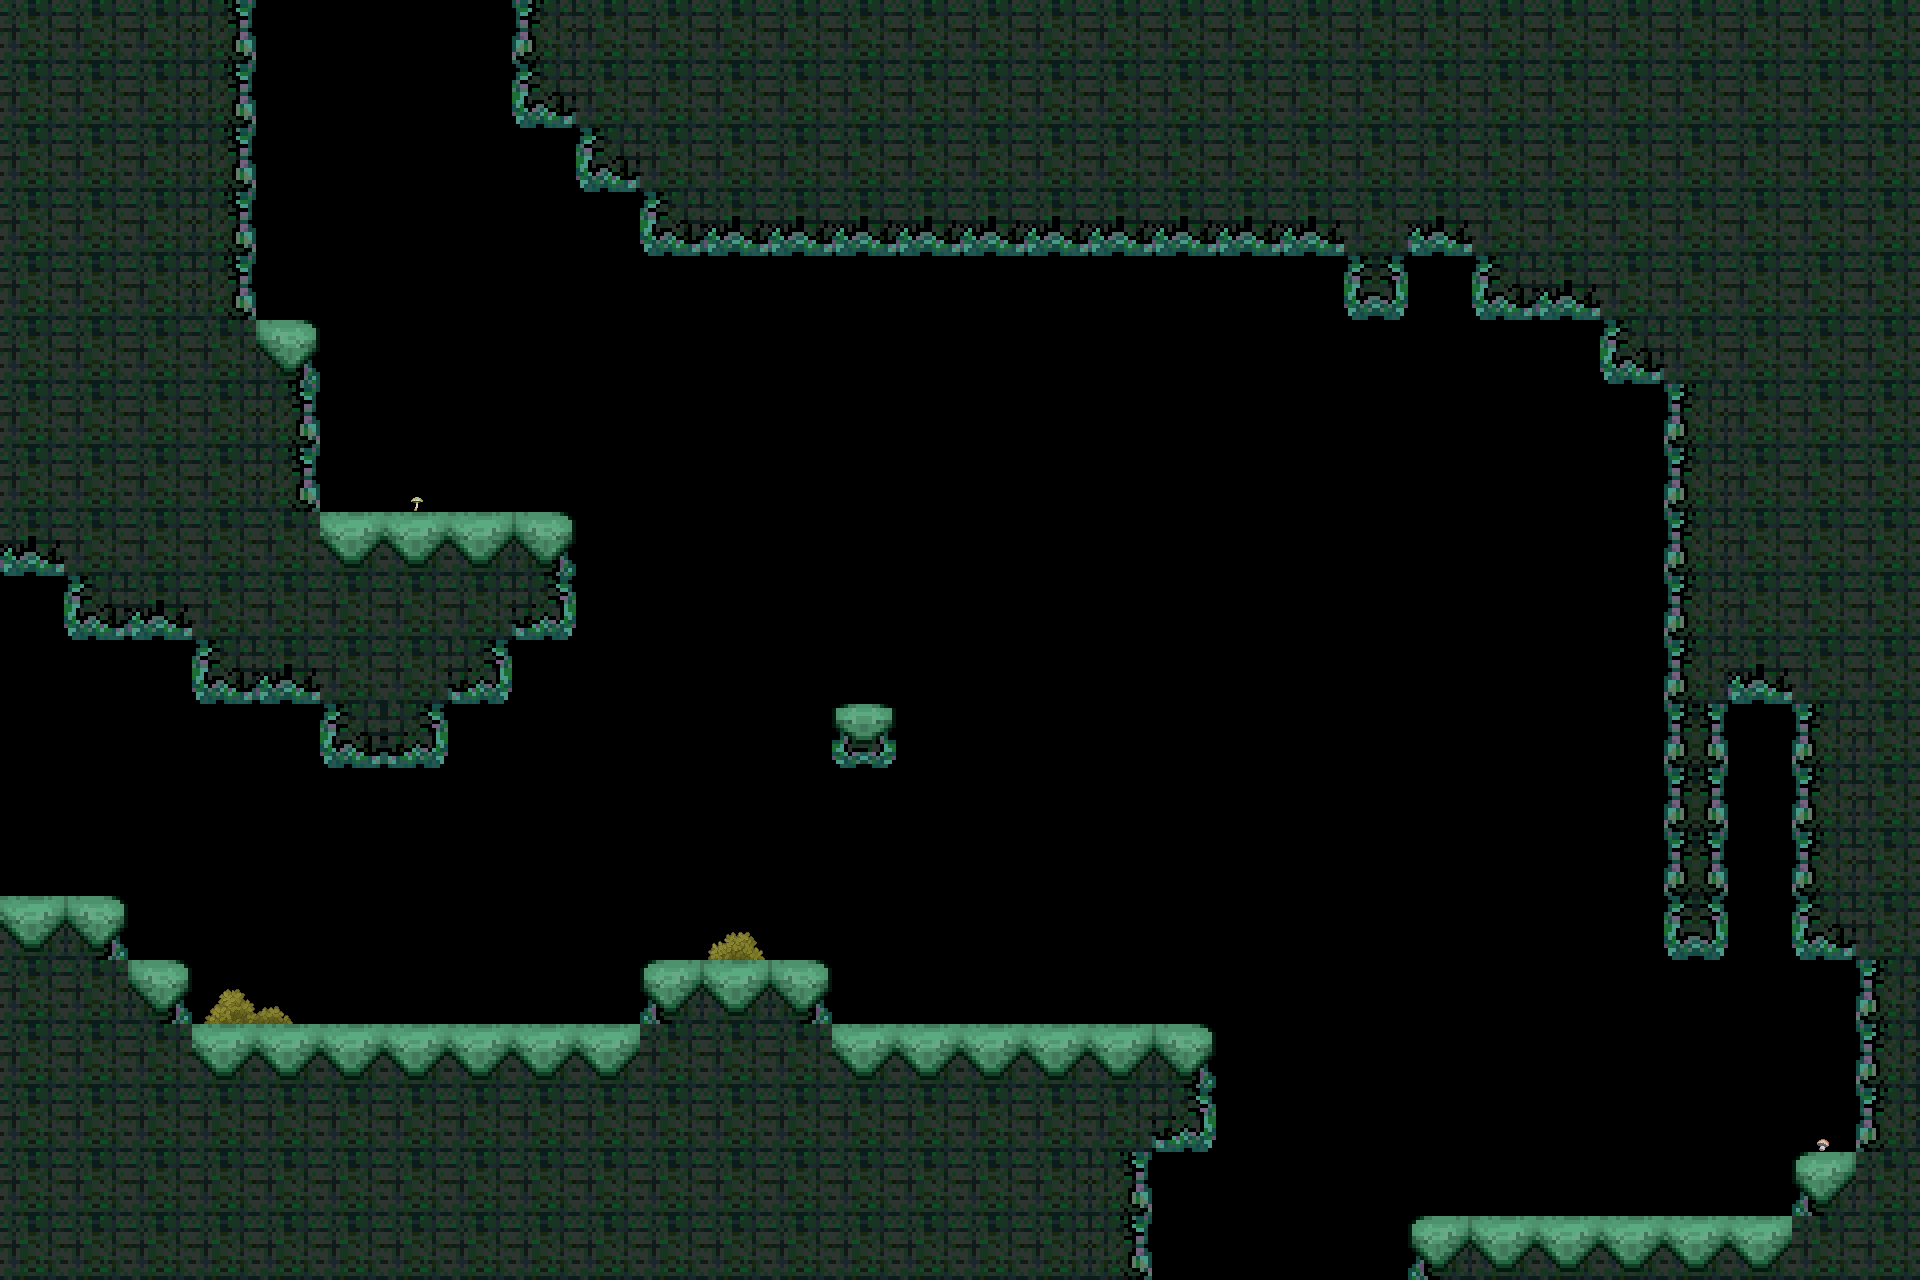

This game map was drawn from its Tiled (.tmx) file and the tilesets committed beside it. A one-line description and the full map source follow:
An orthogonal 30x20 tile map with 64x64 px tiles, 2 tile layers (tiles, deco), 2 tilesets and 12 objects (W, N, S).

<map version="1.4" tiledversion="1.4.3" orientation="orthogonal" renderorder="right-down" width="30" height="20" tilewidth="64" tileheight="64" infinite="0" nextlayerid="6" nextobjectid="23">
 <tileset firstgid="1" source="../level0.tsx" />
 <tileset firstgid="17" source="../deco1.tsx" />
 <layer id="1" name="tiles" width="30" height="20">
  <data encoding="csv">
6,6,6,7,0,0,0,0,5,6,6,6,6,6,6,6,6,6,6,6,6,6,6,6,6,6,6,6,6,6,
6,6,6,7,0,0,0,0,9,6,6,6,6,6,6,6,6,6,6,6,6,6,6,6,6,6,6,6,6,6,
6,6,6,7,0,0,0,0,0,9,6,6,6,6,6,6,6,6,6,6,6,6,6,6,6,6,6,6,6,6,
6,6,6,7,0,0,0,0,0,0,9,10,10,10,10,10,10,10,10,10,10,6,10,6,6,6,6,6,6,6,
6,6,6,7,0,0,0,0,0,0,0,0,0,0,0,0,0,0,0,0,0,12,0,9,10,6,6,6,6,6,
6,6,6,6,3,0,0,0,0,0,0,0,0,0,0,0,0,0,0,0,0,0,0,0,0,9,6,6,6,6,
6,6,6,6,7,0,0,0,0,0,0,0,0,0,0,0,0,0,0,0,0,0,0,0,0,0,5,6,6,6,
6,6,6,6,7,0,0,0,0,0,0,0,0,0,0,0,0,0,0,0,0,0,0,0,0,0,5,6,6,6,
10,6,6,6,6,2,2,2,3,0,0,0,0,0,0,0,0,0,0,0,0,0,0,0,0,0,5,6,6,6,
0,9,10,6,6,6,6,6,11,0,0,0,0,0,0,0,0,0,0,0,0,0,0,0,0,0,5,6,6,6,
0,0,0,9,10,6,6,11,0,0,0,0,0,0,0,0,0,0,0,0,0,0,0,0,0,0,5,10,6,6,
0,0,0,0,0,9,11,0,0,0,0,0,0,16,0,0,0,0,0,0,0,0,0,0,0,0,8,0,5,6,
0,0,0,0,0,0,0,0,0,0,0,0,0,0,0,0,0,0,0,0,0,0,0,0,0,0,8,0,5,6,
0,0,0,0,0,0,0,0,0,0,0,0,0,0,0,0,0,0,0,0,0,0,0,0,0,0,8,0,5,6,
2,3,0,0,0,0,0,0,0,0,0,0,0,0,0,0,0,0,0,0,0,0,0,0,0,0,12,0,9,6,
6,6,3,0,0,0,0,0,0,0,1,2,3,0,0,0,0,0,0,0,0,0,0,0,0,0,0,0,0,5,
6,6,6,2,2,2,2,2,2,2,6,6,6,2,2,2,2,2,3,0,0,0,0,0,0,0,0,0,0,5,
6,6,6,6,6,6,6,6,6,6,6,6,6,6,6,6,6,6,11,0,0,0,0,0,0,0,0,0,0,5,
6,6,6,6,6,6,6,6,6,6,6,6,6,6,6,6,6,7,0,0,0,0,0,0,0,0,0,0,1,6,
6,6,6,6,6,6,6,6,6,6,6,6,6,6,6,6,6,7,0,0,0,0,1,2,2,2,2,2,6,6
</data>
 </layer>
 <layer id="5" name="deco" width="30" height="20">
  <data encoding="csv">
0,0,0,0,0,0,0,0,0,0,0,0,0,0,0,0,0,0,0,0,0,0,0,0,0,0,0,0,0,0,
0,0,0,0,0,0,0,0,0,0,0,0,0,0,0,0,0,0,0,0,0,0,0,0,0,0,0,0,0,0,
0,0,0,0,0,0,0,0,0,0,0,0,0,0,0,0,0,0,0,0,0,0,0,0,0,0,0,0,0,0,
0,0,0,0,0,0,0,0,0,0,0,0,0,0,0,0,0,0,0,0,0,0,0,0,0,0,0,0,0,0,
0,0,0,0,0,0,0,0,0,0,0,0,0,0,0,0,0,0,0,0,0,0,0,0,0,0,0,0,0,0,
0,0,0,0,0,0,0,0,0,0,0,0,0,0,0,0,0,0,0,0,0,0,0,0,0,0,0,0,0,0,
0,0,0,0,0,0,0,0,0,0,0,0,0,0,0,0,0,0,0,0,0,0,0,0,0,0,0,0,0,0,
0,0,0,0,0,0,35,0,0,0,0,0,0,0,0,0,0,0,0,0,0,0,0,0,0,0,0,0,0,0,
0,0,0,0,0,0,0,0,0,0,0,0,0,0,0,0,0,0,0,0,0,0,0,0,0,0,0,0,0,0,
0,0,0,0,0,0,0,0,0,0,0,0,0,0,0,0,0,0,0,0,0,0,0,0,0,0,0,0,0,0,
0,0,0,0,0,0,0,0,0,0,0,0,0,0,0,0,0,0,0,0,0,0,0,0,0,0,0,0,0,0,
0,0,0,0,0,0,0,0,0,0,0,0,0,0,0,0,0,0,0,0,0,0,0,0,0,0,0,0,0,0,
0,0,0,0,0,0,0,0,0,0,0,0,0,0,0,0,0,0,0,0,0,0,0,0,0,0,0,0,0,0,
0,0,0,0,0,0,0,0,0,0,0,0,0,0,0,0,0,0,0,0,0,0,0,0,0,0,0,0,0,0,
0,0,0,0,0,0,0,0,0,0,0,17,0,0,0,0,0,0,0,0,0,0,0,0,0,0,0,0,0,0,
0,0,0,18,19,0,0,0,0,0,0,0,0,0,0,0,0,0,0,0,0,0,0,0,0,0,0,0,0,0,
0,0,0,0,0,0,0,0,0,0,0,0,0,0,0,0,0,0,0,0,0,0,0,0,0,0,0,0,0,0,
0,0,0,0,0,0,0,0,0,0,0,0,0,0,0,0,0,0,0,0,0,0,0,0,0,0,0,0,26,0,
0,0,0,0,0,0,0,0,0,0,0,0,0,0,0,0,0,0,0,0,0,0,0,0,0,0,0,0,0,0,
0,0,0,0,0,0,0,0,0,0,0,0,0,0,0,0,0,0,0,0,0,0,0,0,0,0,0,0,0,0
</data>
 </layer>
 <objectgroup id="3" name="conx">
  <object id="11" name="W" x="0" y="576" width="64" height="320" />
  <object id="12" name="N" x="256" y="0" width="256" height="64" />
  <object id="13" name="S" x="1152" y="1216" width="256" height="64" />
 </objectgroup>
 <objectgroup id="4" name="spawns">
  <object id="14" x="1472" y="1152">
   <point />
  </object>
  <object id="16" x="576" y="960">
   <point />
  </object>
  <object id="17" x="1088" y="960">
   <point />
  </object>
 </objectgroup>
 <objectgroup id="2" name="collision">
  <object id="1" x="0" y="0">
   <polygon points="0,0 256,0 256,320 320,320 320,512 576,512 576,640 512,640 512,704 448,704 448,768 320,768 320,704 192,704 192,640 64,640 64,576 0,576" />
  </object>
  <object id="2" x="512" y="0">
   <polygon points="0,0 1408,0 1408,1280 896,1280 896,1216 1280,1216 1280,1152 1344,1152 1344,960 1280,960 1280,704 1216,704 1216,960 1152,960 1152,384 1088,384 1088,320 960,320 960,256 896,256 896,320 832,320 832,256 128,256 128,192 64,192 64,128 0,128" />
  </object>
  <object id="19" x="832" y="704">
   <polygon points="0,0 64,0 64,64 0,64" />
  </object>
  <object id="20" x="0" y="896">
   <polygon points="0,0 128,0 128,64 192,64 192,128 640,128 640,64 832,64 832,128 1216,128 1216,256 1152,256 1152,384 0,384" />
  </object>
  <object id="21" x="0" y="0">
   <polyline points="0,0 0,1280 1920,1280 1920,0 0,0" />
  </object>
  <object id="22" x="32" y="32">
   <polygon points="0,0 0,1216 1856,1216 1856,0" />
  </object>
 </objectgroup>
</map>
